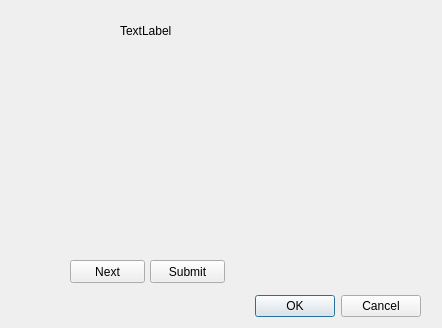
<?xml version="1.0" encoding="UTF-8"?>
<ui version="4.0">
 <class>restaurantStop</class>
 <widget class="QDialog" name="restaurantStop">
  <property name="geometry">
   <rect>
    <x>0</x>
    <y>0</y>
    <width>442</width>
    <height>328</height>
   </rect>
  </property>
  <property name="windowTitle">
   <string>Dialog</string>
  </property>
  <widget class="QDialogButtonBox" name="buttonBox">
   <property name="geometry">
    <rect>
     <x>80</x>
     <y>290</y>
     <width>341</width>
     <height>32</height>
    </rect>
   </property>
   <property name="orientation">
    <enum>Qt::Horizontal</enum>
   </property>
   <property name="standardButtons">
    <set>QDialogButtonBox::Cancel|QDialogButtonBox::Ok</set>
   </property>
  </widget>
  <widget class="QWidget" name="verticalLayoutWidget">
   <property name="geometry">
    <rect>
     <x>70</x>
     <y>50</y>
     <width>271</width>
     <height>201</height>
    </rect>
   </property>
   <layout class="QVBoxLayout" name="verticalLayout"/>
  </widget>
  <widget class="QPushButton" name="Next_Button">
   <property name="geometry">
    <rect>
     <x>70</x>
     <y>260</y>
     <width>75</width>
     <height>23</height>
    </rect>
   </property>
   <property name="text">
    <string>Next</string>
   </property>
  </widget>
  <widget class="QPushButton" name="Submit_Button">
   <property name="geometry">
    <rect>
     <x>150</x>
     <y>260</y>
     <width>75</width>
     <height>23</height>
    </rect>
   </property>
   <property name="text">
    <string>Submit</string>
   </property>
  </widget>
  <widget class="QLabel" name="label">
   <property name="geometry">
    <rect>
     <x>120</x>
     <y>20</y>
     <width>181</width>
     <height>21</height>
    </rect>
   </property>
   <property name="text">
    <string>TextLabel</string>
   </property>
  </widget>
 </widget>
 <resources/>
 <connections>
  <connection>
   <sender>buttonBox</sender>
   <signal>accepted()</signal>
   <receiver>restaurantStop</receiver>
   <slot>accept()</slot>
   <hints>
    <hint type="sourcelabel">
     <x>248</x>
     <y>254</y>
    </hint>
    <hint type="destinationlabel">
     <x>157</x>
     <y>274</y>
    </hint>
   </hints>
  </connection>
  <connection>
   <sender>buttonBox</sender>
   <signal>rejected()</signal>
   <receiver>restaurantStop</receiver>
   <slot>reject()</slot>
   <hints>
    <hint type="sourcelabel">
     <x>316</x>
     <y>260</y>
    </hint>
    <hint type="destinationlabel">
     <x>286</x>
     <y>274</y>
    </hint>
   </hints>
  </connection>
 </connections>
</ui>
